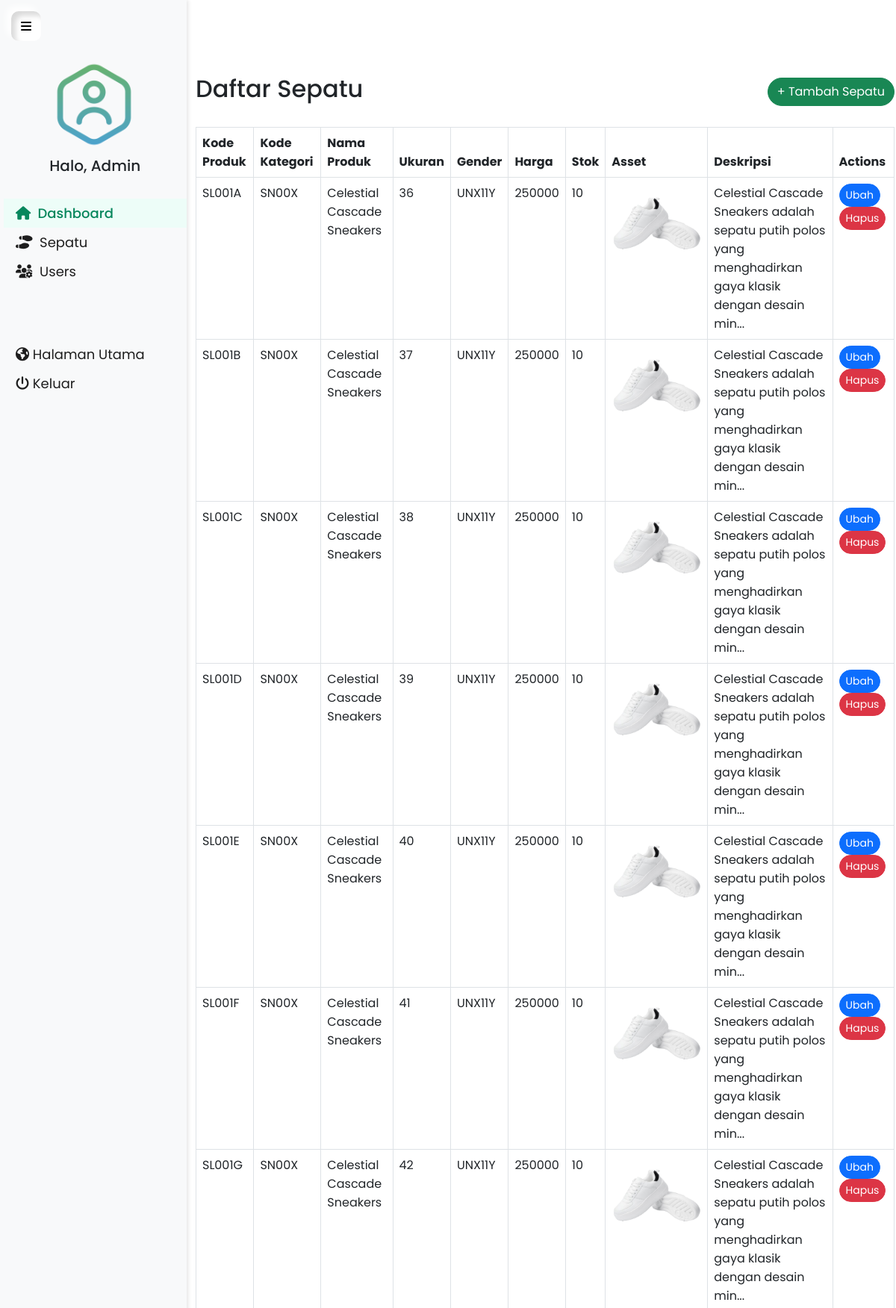
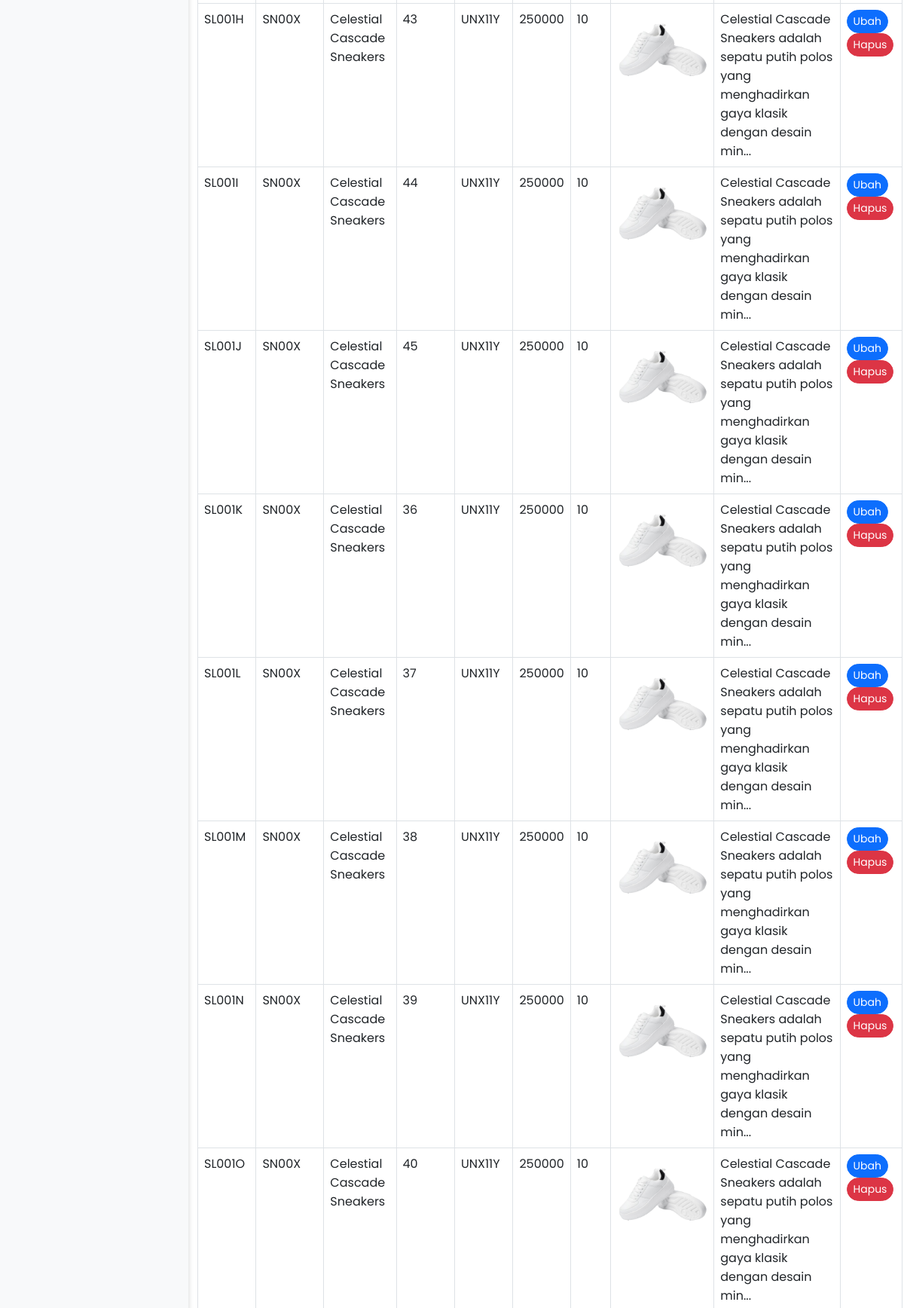
The page /admin/dashboard-2.php (signed in, upper part) on the database its author committed (2 pictures, top to bottom).
### tables this page shows
CREATE TABLE `tabel_sepatu` (
  `Kode_Produk` char(10) NOT NULL,
  `Kode_Kategori` char(10) DEFAULT NULL,
  `Nama_Produk` varchar(50) DEFAULT NULL,
  `Ukuran` char(5) DEFAULT NULL,
  `Gender` varchar(15) DEFAULT NULL,
  `Harga` float DEFAULT NULL,
  `Stok` int(11) DEFAULT NULL,
  `Asset` varchar(30) DEFAULT NULL,
  `Deskripsi` text DEFAULT NULL,
  PRIMARY KEY (`Kode_Produk`),
  KEY `Kode_Kategori` (`Kode_Kategori`),
  CONSTRAINT `tabel_sepatu_ibfk_1` FOREIGN KEY (`Kode_Kategori`) REFERENCES `kategori` (`Kode_Kategori`)
);

### admin/dashboard-2.php (the view, shortened to what this page needs)
<?php
$limit = 20;
if (isset($_GET["page"])) {
    $page = $_GET["page"];
} else {
    $page = 1;
}
$start_from = ($page - 1) * $limit;
$conn = connection();
$sql = "SELECT * FROM tabel_sepatu LIMIT $start_from, $limit";
$result = $conn->query($sql);
?>
<html lang="en">
<head>
    <link rel="stylesheet" href="https://cdnjs.cloudflare.com/ajax/libs/font-awesome/4.7.0/css/font-awesome.min.css">
    <link href="https://cdn.jsdelivr.net/npm/bootstrap@5.3.0/dist/css/bootstrap.min.css" rel="stylesheet">
    <link rel="stylesheet" href="../css/dashstyle.css">
</head>
<body class="budy">
    <div id="sidebar" class="sidebar">
        <div class="side-header">
            <img src="../img/admin.png" class="admin-img">
            <h5 style="margin-top:10px;">Halo, Admin</h5>
        </div>
        <br>
        <a href="dashboard-1.php" class="pressed"><i class="fa-solid fa-house"></i>&nbsp Dashboard</a>
        <a href="dashboard-2.php"><i class="fa-solid fa-shoe-prints"></i>&nbsp Sepatu</a>
        <a href="dashboard-3.php"><i class="fa-solid fa-users-gear"></i>&nbsp Users</a>
        <br><br><br>
        <a href="../index.php"><i class="fa-solid fa-earth-americas"></i> Halaman Utama</a>
        <a href="../login.php" onclick="event.preventDefault(); if(confirm('Apakah Anda yakin ingin keluar?')){ window.location.href = '../login.php'; }"><i class="fa-solid fa-power-off"></i> Keluar</a>
    </div>
    <button id="sidebarToggle" class="sidebar-toggle-btn">
        <i class="fa fa-bars"></i>
    </button>
    <div id="content" class="main">
        <div class="main1">
            <div class="container-fluid">
                <div class="d-flex justify-content-between align-items-center mb-4">
                    <h2>Daftar Sepatu</h2>
                    <a href="add-sepatu.php" class="btn btn-success">+ Tambah Sepatu</a>
                </div>
                <div class="table-responsive">
                    <table class="table table-bordered">
                        <thead class="thead-dark">
                            <tr>
                                <th>Kode Produk</th>
                                <th>Kode Kategori</th>
                                <th>Nama Produk</th>
                                <th>Ukuran</th>
                                <th>Gender</th>
                                <th>Harga</th>
                                <th>Stok</th>
                                <th>Asset</th>
                                <th>Deskripsi</th>
                                <th>Actions</th>
                            </tr>
                        </thead>
                        <tbody>
                            <?php
                            if ($result->num_rows > 0) {
                                while ($row = $result->fetch_assoc()) {
                                    echo "<tr>
                                    <td>{$row['Kode_Produk']}</td>
                                    <td>{$row['Kode_Kategori']}</td>
                                    <td>" . (strlen($row['Nama_Produk']) > 50 ? substr($row['Nama_Produk'], 0, 50) . '...' : $row['Nama_Produk']) . "</td>
                                    <td>{$row['Ukuran']}</td>
                                    <td>{$row['Gender']}</td>
                                    <td>{$row['Harga']}</td>
                                    <td>{$row['Stok']}</td>
                                    <td><img src='../img/sepatu/{$row['Asset']}' alt='Asset' width='120'></td>
                                    <td>" . (strlen($row['Deskripsi']) > 100 ? substr($row['Deskripsi'], 0, 100) . '...' : $row['Deskripsi']) . "</td>
                                    <td>
                                        <a href='edit-sepatu.php?Kode_Produk={$row['Kode_Produk']}' class='btn btn-primary btn-sm'>Ubah</a>
                                        <a href='delete-sepatu.php?Kode_Produk={$row['Kode_Produk']}' class='btn btn-danger btn-sm'>Hapus</a>
                                    </td>
                                  </tr>";
                                }
                            } else {
                                echo "<tr><td colspan='10' class='text-center'>No records found</td></tr>";
                            }
                            ?>
                        </tbody>
                    </table>
                </div>
            </div>
        </div>
    </div>
</body>
</html>

### css/dashstyle.css (style rules this page uses)
body { background-color: white; font-family: "Poppins", sans-serif; text-rendering: optimizeLegibility; }
.budy { background-color: #fff; }
.btn { border-radius: 20px; }
.sidebar { height: 100%; width: 20%; position: fixed; z-index: 1; top: 0; left: 0; background-color: #f1f1f1; overflow-x: hidden; padding-top: 80px; padding-left: 5px; }
.sidebar a { padding: 6px 8px 6px 16px; text-decoration: none; font-size: 18px; color: #1e1e1e; display: block; }
.side-header { margin-left: calc(100% / 4); }
.sidebar .pressed { color: #08875D; background-color: #EDFDF8; font-weight: 500; }
.main { width: 80%; margin-left: 20%; }
.main1 { margin-top: 80px; }
.sidebar { position: fixed; top: 0; left: 0; width: 250px; height: 100%; background-color: #f8f9fa; box-shadow: 2px 0 5px rgba(0,0,0,0.1); transition: transform 0.3s ease; }
.sidebar-toggle-btn { position: fixed; width: 40px; height: 40px; top: 15px; left: 15px; z-index: 9999; background-color: #fff; border: none; border-radius: 10px; padding: 10px; cursor: pointer; box-shadow: inset 6px 6px 7px #dadada, -6px -6px 10px #ffffff; }
.main { margin-left: 250px; transition: margin-left 0.3s ease, width 0.3s ease; }
.main1 { padding-top: 20px; }
.admin-img { width: 120px; height: 120px; }
.table-responsive { overflow-x: auto; }

### rows shown on the page
tabel_sepatu: Kode_Produk "SL001A", Kode_Kategori "SN00X", Nama_Produk "Celestial Cascade Sneakers", Ukuran "36", Gender "UNX11Y", Harga "250000", Stok "10", Asset (picture), Deskripsi "Celestial Cascade Sneakers adalah sepatu putih polos yang menghadirkan gaya klasik dengan desain min"
tabel_sepatu: Kode_Produk "SL001B", Kode_Kategori "SN00X", Nama_Produk "Celestial Cascade Sneakers", Ukuran "37", Gender "UNX11Y", Harga "250000", Stok "10", Asset (picture), Deskripsi "Celestial Cascade Sneakers adalah sepatu putih polos yang menghadirkan gaya klasik dengan desain min"
tabel_sepatu: Kode_Produk "SL001C", Kode_Kategori "SN00X", Nama_Produk "Celestial Cascade Sneakers", Ukuran "38", Gender "UNX11Y", Harga "250000", Stok "10", Asset (picture), Deskripsi "Celestial Cascade Sneakers adalah sepatu putih polos yang menghadirkan gaya klasik dengan desain min"
tabel_sepatu: Kode_Produk "SL001D", Kode_Kategori "SN00X", Nama_Produk "Celestial Cascade Sneakers", Ukuran "39", Gender "UNX11Y", Harga "250000", Stok "10", Asset (picture), Deskripsi "Celestial Cascade Sneakers adalah sepatu putih polos yang menghadirkan gaya klasik dengan desain min"
tabel_sepatu: Kode_Produk "SL001E", Kode_Kategori "SN00X", Nama_Produk "Celestial Cascade Sneakers", Ukuran "40", Gender "UNX11Y", Harga "250000", Stok "10", Asset (picture), Deskripsi "Celestial Cascade Sneakers adalah sepatu putih polos yang menghadirkan gaya klasik dengan desain min"
tabel_sepatu: Kode_Produk "SL001F", Kode_Kategori "SN00X", Nama_Produk "Celestial Cascade Sneakers", Ukuran "41", Gender "UNX11Y", Harga "250000", Stok "10", Asset (picture), Deskripsi "Celestial Cascade Sneakers adalah sepatu putih polos yang menghadirkan gaya klasik dengan desain min"
tabel_sepatu: Kode_Produk "SL001G", Kode_Kategori "SN00X", Nama_Produk "Celestial Cascade Sneakers", Ukuran "42", Gender "UNX11Y", Harga "250000", Stok "10", Asset (picture), Deskripsi "Celestial Cascade Sneakers adalah sepatu putih polos yang menghadirkan gaya klasik dengan desain min"
tabel_sepatu: Kode_Produk "SL001H", Kode_Kategori "SN00X", Nama_Produk "Celestial Cascade Sneakers", Ukuran "43", Gender "UNX11Y", Harga "250000", Stok "10", Asset (picture), Deskripsi "Celestial Cascade Sneakers adalah sepatu putih polos yang menghadirkan gaya klasik dengan desain min"
tabel_sepatu: Kode_Produk "SL001I", Kode_Kategori "SN00X", Nama_Produk "Celestial Cascade Sneakers", Ukuran "44", Gender "UNX11Y", Harga "250000", Stok "10", Asset (picture), Deskripsi "Celestial Cascade Sneakers adalah sepatu putih polos yang menghadirkan gaya klasik dengan desain min"
tabel_sepatu: Kode_Produk "SL001J", Kode_Kategori "SN00X", Nama_Produk "Celestial Cascade Sneakers", Ukuran "45", Gender "UNX11Y", Harga "250000", Stok "10", Asset (picture), Deskripsi "Celestial Cascade Sneakers adalah sepatu putih polos yang menghadirkan gaya klasik dengan desain min"
tabel_sepatu: Kode_Produk "SL001K", Kode_Kategori "SN00X", Nama_Produk "Celestial Cascade Sneakers", Ukuran "36", Gender "UNX11Y", Harga "250000", Stok "10", Asset (picture), Deskripsi "Celestial Cascade Sneakers adalah sepatu putih polos yang menghadirkan gaya klasik dengan desain min"
tabel_sepatu: Kode_Produk "SL001L", Kode_Kategori "SN00X", Nama_Produk "Celestial Cascade Sneakers", Ukuran "37", Gender "UNX11Y", Harga "250000", Stok "10", Asset (picture), Deskripsi "Celestial Cascade Sneakers adalah sepatu putih polos yang menghadirkan gaya klasik dengan desain min"
tabel_sepatu: Kode_Produk "SL001M", Kode_Kategori "SN00X", Nama_Produk "Celestial Cascade Sneakers", Ukuran "38", Gender "UNX11Y", Harga "250000", Stok "10", Asset (picture), Deskripsi "Celestial Cascade Sneakers adalah sepatu putih polos yang menghadirkan gaya klasik dengan desain min"
tabel_sepatu: Kode_Produk "SL001N", Kode_Kategori "SN00X", Nama_Produk "Celestial Cascade Sneakers", Ukuran "39", Gender "UNX11Y", Harga "250000", Stok "10", Asset (picture), Deskripsi "Celestial Cascade Sneakers adalah sepatu putih polos yang menghadirkan gaya klasik dengan desain min"
tabel_sepatu: Kode_Produk "SL001O", Kode_Kategori "SN00X", Nama_Produk "Celestial Cascade Sneakers", Ukuran "40", Gender "UNX11Y", Harga "250000", Stok "10", Asset (picture), Deskripsi "Celestial Cascade Sneakers adalah sepatu putih polos yang menghadirkan gaya klasik dengan desain min"
